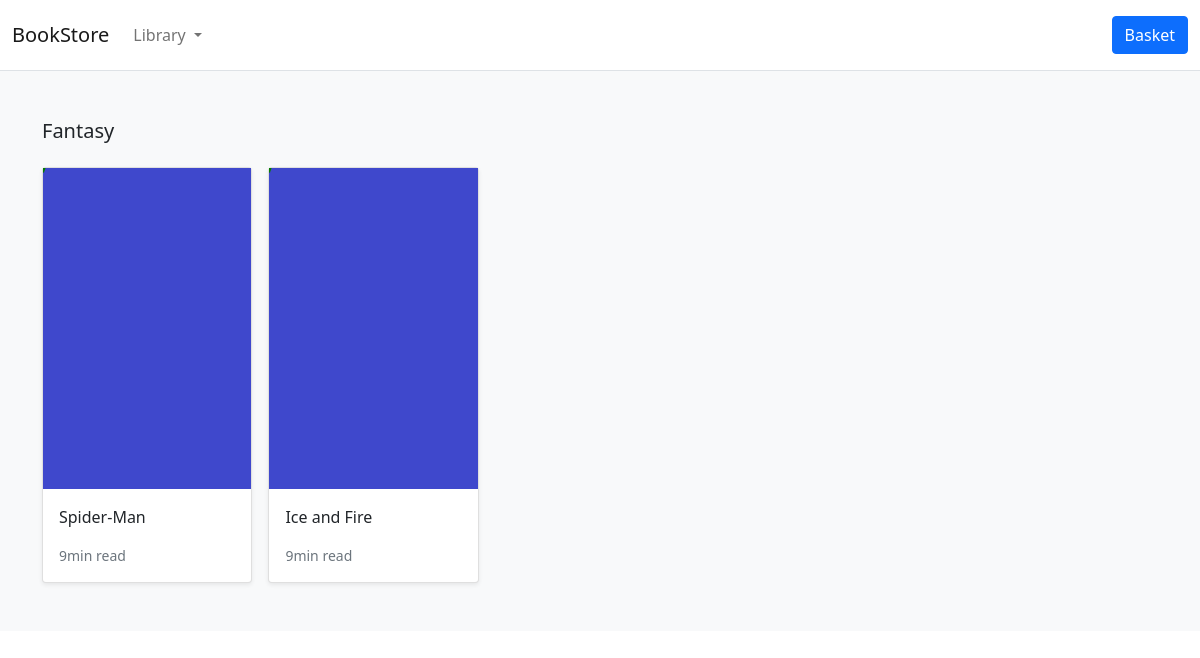
Page /books/fantasy/ on the committed database.
### store/models.py (models this page shows, shortened)
class Category(models.Model):
    name = models.CharField(max_length=255, db_index=True)
    slug = models.SlugField(max_length=255, unique=True)
    class Meta:
        verbose_name_plural = 'categories'
    def get_absolute_url(self):
        return reverse('store:category_list', args=[self.slug])

class Product(models.Model):
    category = models.ForeignKey(Category, related_name='product', on_delete=models.CASCADE)
    created_by = models.ForeignKey(User, related_name='product_creator', on_delete=models.CASCADE)
    title = models.CharField(max_length=255)
    author = models.CharField(max_length=255, default='admin')
    description = models.TextField(blank=True)
    image = models.ImageField(upload_to='images/', default='images/default.png')
    slug = models.SlugField(max_length=255)
    price = models.DecimalField(max_digits=4, decimal_places=2)
    in_stock = models.BooleanField(default=True)
    is_active = models.BooleanField(default=True)
    created = models.DateTimeField(auto_now_add=True)
    updated = models.DateTimeField(auto_now_add=True)
    objects = models.Manager()
    products = ProductManager()
    class Meta:
        verbose_name_plural = 'Products'
        ordering = ('-created',)
    def get_absolute_url(self):
        return reverse('store:product_detail', args=[self.slug])

### store/views.py (the view)
# urls.py: path('books/<slug:category_slug>/', views.category_list, name='category_list'),
def category_list(request, category_slug):
    category = get_object_or_404(Category, slug=category_slug)
    products = Product.objects.filter(category=category)
    return render(request, 'store/products/category.html', {'category': category, 'products': products})

### store/context_processors.py (called while the page is built)
def categories(requests):
    return {
        'categories': Category.objects.all(),
    }

### templates/store/products/category.html (shortened to what this page needs)
{% extends '../base.html' %}
{% load static %}
{% block content %}
<main>
  <div class="album py-5 bg-light">
    <div class="container">
      <div class="pb-3 h5">{{category.name|title}}</div>
      <div class="row row-cols-1 row-cols-sm-2 row-cols-md-5 g-3">
        {% for product in products %}
        <div class="col">
          <div class="card shadow-sm">
          <img class="img-fluid" alt="Responsive image" src="{{ product.image.url }}">
            <div class="card-body">
              <p class="card-text">
                <a class="text-dark text-decoration-none" href="{{ product.get_absolute_url }}">{{ product.title }}</a>
              </p>
              <div class="d-flex justify-content-between align-items-center">
                <small class="text-muted">9min read</small>
              </div>
            </div>
          </div>
        </div>
        {% endfor %}
      </div>
    </div>
  </div>
</main>
{% endblock %}

### rows in the picture
Category: name "Fantasy"
Product: image (placeholder picture), title "Spider-Man"
Product: image (placeholder picture), title "Ice and Fire"
